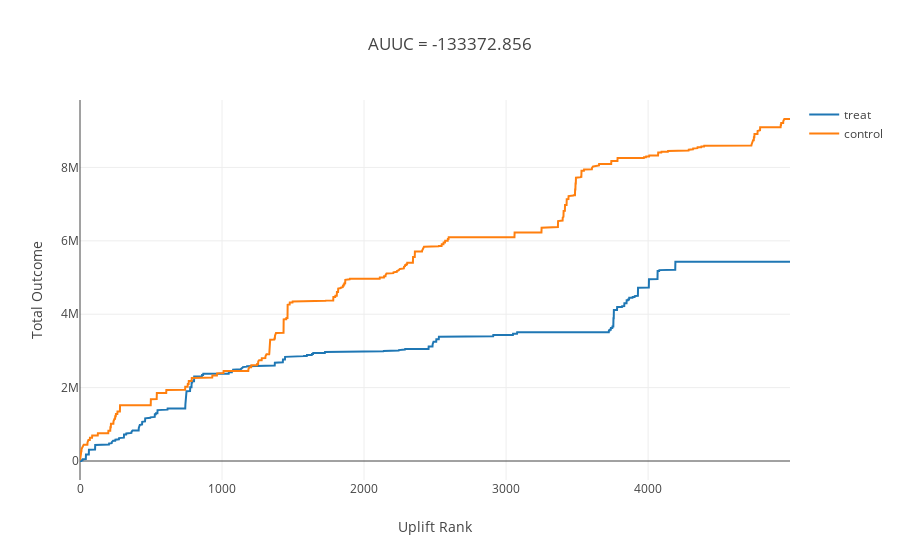
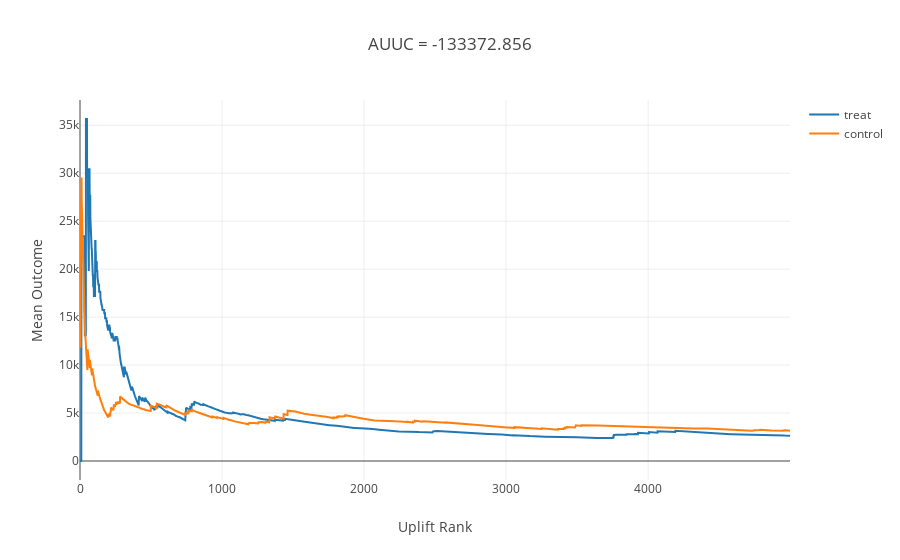
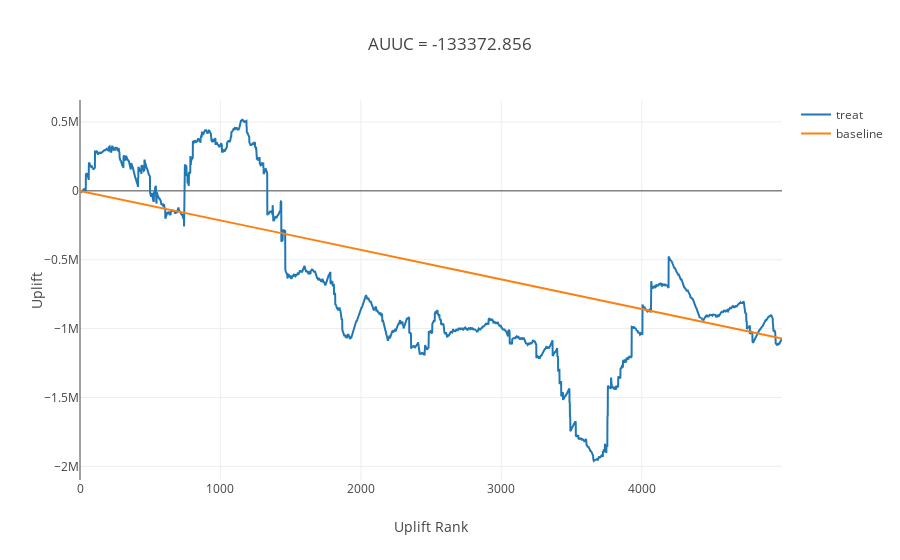
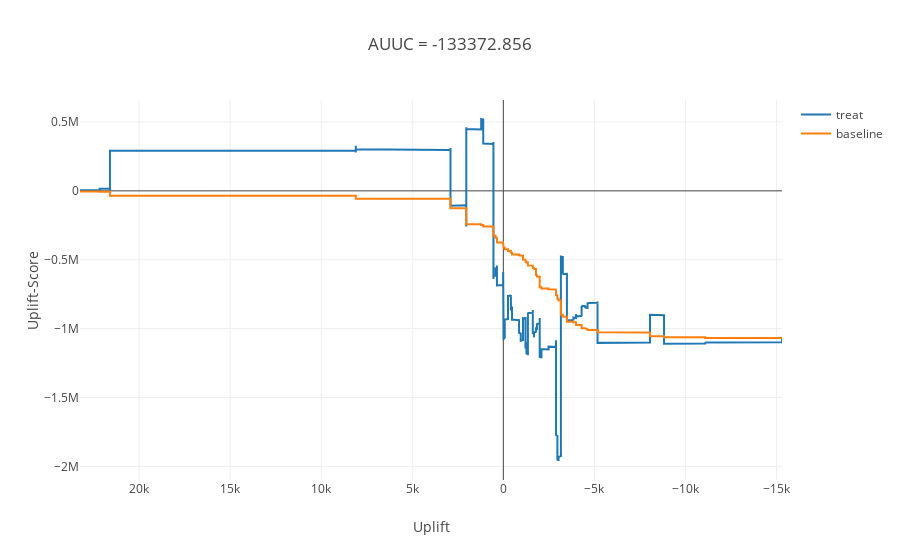

Write notebook code for charts like these, in order.
### Code cell
uplift_curve(uplift_df)

### Figure 1 — Plotly figure (JSON) as saved in the notebook; plotly's stock layout.template omitted (floating-point values rounded to 4 significant figures; data arrays with more than 128 entries replaced by an {"elided": "..."} marker saying what was removed)
{"data": [{"name": "treat", "type": "scatter", "uid": "84f4d2", "x": {"elided": "5000 int values"}, "y": {"elided": "5000 int values"}}, {"name": "control", "type": "scatter", "uid": "36e0c6", "x": {"elided": "5000 int values"}, "y": {"elided": "5000 int values"}}], "layout": {"autosize": true, "title": "AUUC = -133372.856", "xaxis": {"autorange": true, "range": [0, 4999], "title": "Uplift Rank", "type": "linear"}, "yaxis": {"autorange": true, "range": [-517800.0, 9838000.0], "title": "Total Outcome", "type": "linear"}}}

### Figure 2 — Plotly figure (JSON) as saved in the notebook; plotly's stock layout.template omitted (floating-point values rounded to 4 significant figures; data arrays with more than 128 entries replaced by an {"elided": "..."} marker saying what was removed)
{"data": [{"name": "treat", "type": "scatter", "uid": "fa6c74", "x": {"elided": "5000 int values"}, "y": {"elided": "5000 float values"}}, {"name": "control", "type": "scatter", "uid": "8baeb2", "x": {"elided": "5000 int values"}, "y": {"elided": "5000 float values"}}], "layout": {"autosize": true, "title": "AUUC = -133372.856", "xaxis": {"autorange": true, "range": [0, 4999], "title": "Uplift Rank", "type": "linear"}, "yaxis": {"autorange": true, "range": [-1981.0, 37630.0], "title": "Mean Outcome", "type": "linear"}}}

### Figure 3 — Plotly figure (JSON) as saved in the notebook; plotly's stock layout.template omitted (floating-point values rounded to 4 significant figures; data arrays with more than 128 entries replaced by an {"elided": "..."} marker saying what was removed)
{"data": [{"name": "treat", "type": "scatter", "uid": "937a99", "x": {"elided": "5000 int values"}, "y": {"elided": "5000 float values"}}, {"name": "baseline", "type": "scatter", "uid": "d5f8fd", "x": {"elided": "5000 int values"}, "y": {"elided": "5000 float values"}}], "layout": {"autosize": true, "title": "AUUC = -133372.856", "xaxis": {"autorange": true, "range": [0, 4999], "title": "Uplift Rank", "type": "linear"}, "yaxis": {"autorange": true, "range": [-2099000.0, 659600.0], "title": "Uplift", "type": "linear"}}}

### Figure 4 — Plotly figure (JSON) as saved in the notebook; plotly's stock layout.template omitted (floating-point values rounded to 4 significant figures; data arrays with more than 128 entries replaced by an {"elided": "..."} marker saying what was removed)
{"data": [{"name": "treat", "type": "scatter", "uid": "f01373", "x": {"elided": "5000 float values"}, "y": {"elided": "5000 float values"}}, {"name": "baseline", "type": "scatter", "uid": "25abb8", "x": {"elided": "5000 float values"}, "y": {"elided": "5000 float values"}}], "layout": {"autosize": true, "title": "AUUC = -133372.856", "xaxis": {"autorange": true, "range": [23240.0, -15300.0], "title": "Uplift", "type": "linear"}, "yaxis": {"autorange": true, "range": [-2099000.0, 659600.0], "title": "Uplift-Score", "type": "linear"}}}
